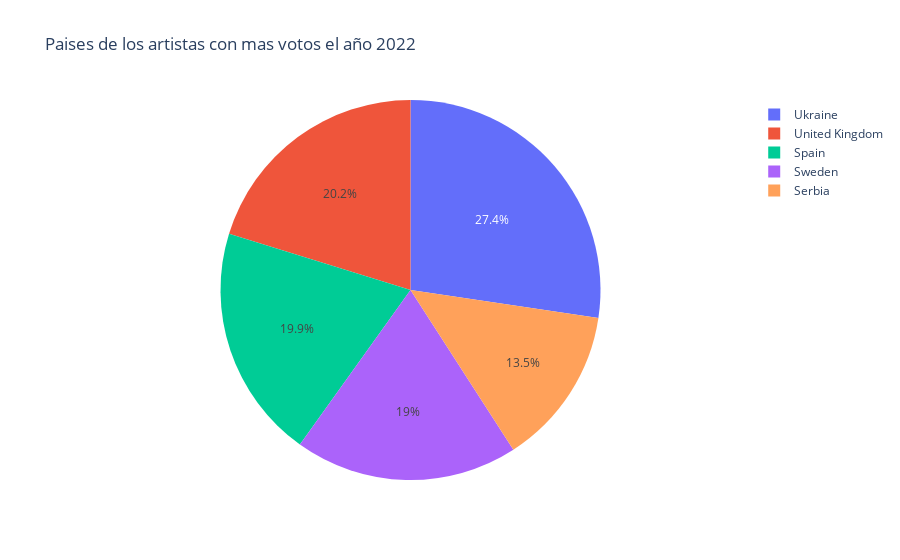

Source (notebook cell):
### Markdown cell above
Plot

### Code cell
fig = px.pie(song_data_2022_top.head(), values='final_total_points', names='country', title='Paises de los artistas con mas votos el año 2022')
fig.show()

### Figure 1 — Plotly figure (JSON) as saved in the notebook; plotly's stock layout.template omitted (floating-point values rounded to 4 significant figures)
{"data": [{"domain": {"x": [0, 1], "y": [0, 1]}, "hovertemplate": "country=%{label}<br>final_total_points=%{value}<extra></extra>", "labels": ["Ukraine", "United Kingdom", "Spain", "Sweden", "Serbia"], "legendgroup": "", "name": "", "showlegend": true, "type": "pie", "values": [631, 466, 459, 438, 312]}], "layout": {"legend": {"tracegroupgap": 0}, "title": {"text": "Paises de los artistas con mas votos el año 2022"}}}
